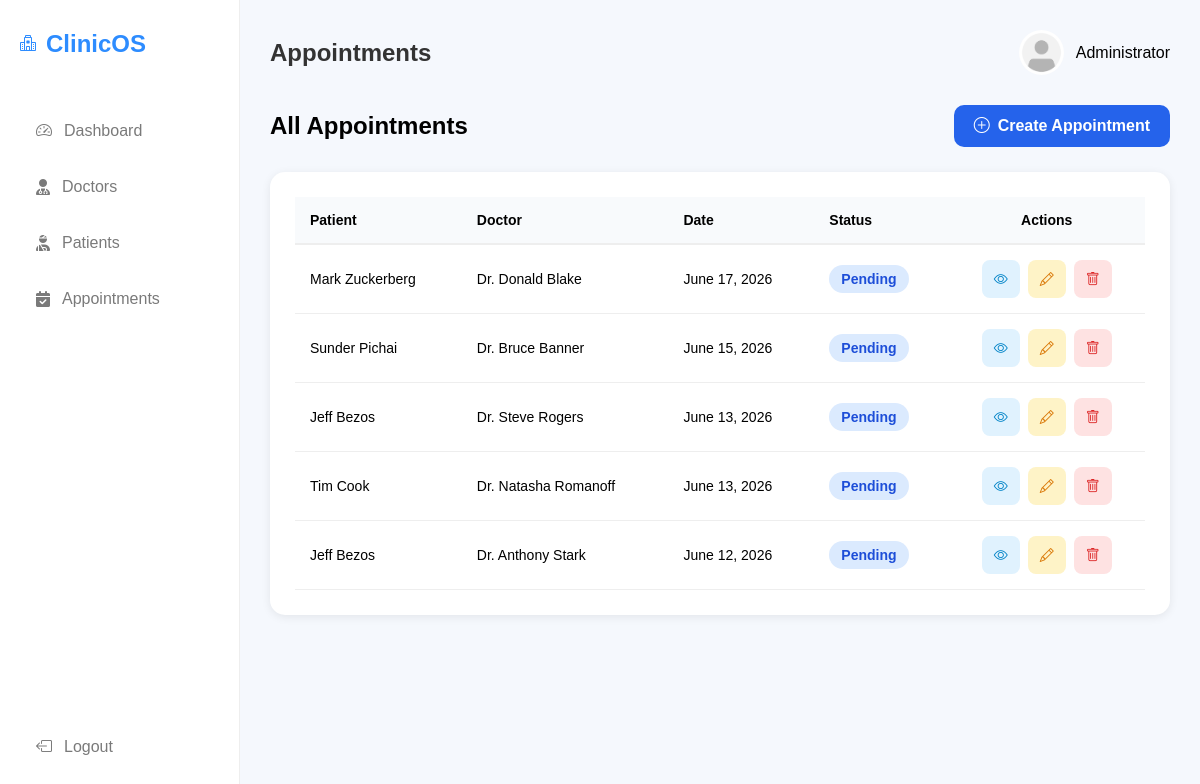
/admin_panel/appointments/ (signed in), run on an earlier commit of the app's database.
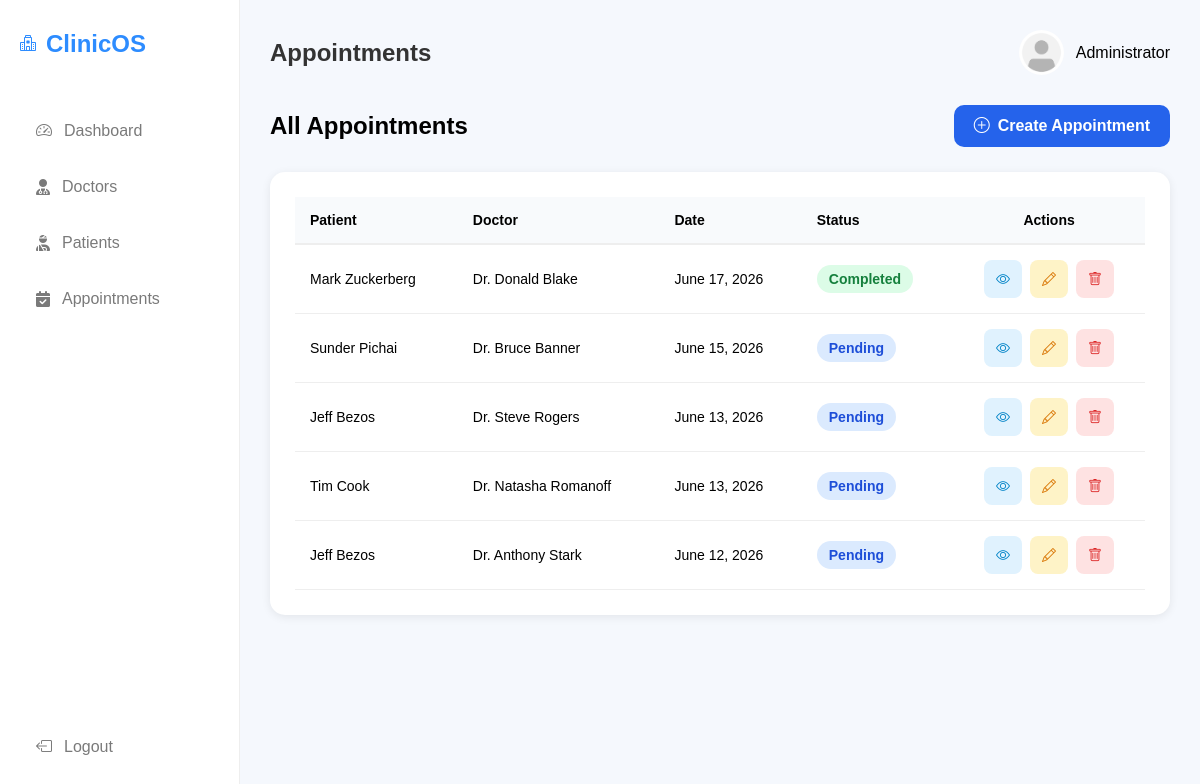
And on a later commit of the database.
### managementsystem/models.py (models this page shows, shortened)
class Appointment(models.Model):
    doctor = models.ForeignKey(Doctor, on_delete=models.CASCADE)
    patient = models.ForeignKey(Patient, on_delete=models.CASCADE)
    appointment_date = models.DateField(default=timezone.now)
    appointment_time = models.TimeField(null=True,blank=True)
    reason = models.TextField(blank=True)
    STATUS_CHOICES = [('Pending', 'Pending'),('Completed', 'Completed'),]
    status = models.CharField(max_length=20,choices=STATUS_CHOICES,default='Pending')
    notes = models.TextField(blank=True)

class Patient(models.Model):
    user = models.OneToOneField(CustomUser,on_delete=models.CASCADE)
    gender_choices = (('male','Male'),('female','Female'),('other','Other'))
    gender = models.CharField(max_length=10,choices=gender_choices,default='male')
    age = models.IntegerField()
    phone = models.CharField(max_length=15)
    blood_group_choices = (('A+', 'A+'),('A-', 'A-'),('B+', 'B+'),('B-', 'B-'),('AB+', 'AB+'),('AB-', 'AB-'),('O+', 'O+'),('O-', 'O-'),)
    blood_group = models.CharField(max_length=3,choices=blood_group_choices)
    photo = models.ImageField(upload_to='patients',default='default/default.png')

class CustomUser(AbstractUser):
    ROLE_CHOICES = (
        ('admin', 'Admin'),
        ('doctor', 'Doctor'),
        ('patient', 'Patient'),
    )
    role = models.CharField(max_length=20, choices=ROLE_CHOICES,default='patient')

class Doctor(models.Model):
    user = models.OneToOneField(CustomUser,on_delete=models.CASCADE)
    phone = models.CharField(max_length=15, blank=True, null=True)
    department = models.CharField(max_length=100)
    education = models.TextField(default='MBBS')
    photo = models.ImageField(upload_to='doctors',default='default/default.png')

### managementsystem/views/admin_views.py (the view)
# urls.py: path('appointments/', admin_appointment_list,name='admin_appointments'),
@admin_required
def admin_appointment_list(request):
    appointments = Appointment.objects.select_related('patient', 'doctor').order_by('-appointment_date')
    return render(request, 'admin/appointments.html', {'appointments': appointments})

### managementsystem/templates/admin/appointments.html (shortened to what this page needs)
{% extends 'admin/base.html' %}
{% load static %}
{% block header %}Appointments{% endblock %}
{% block content %}
<div class="page-header">
    <h2>All Appointments</h2>
    <a href="{% url 'admin_create_appointment'%}" class="create-btn">
        <i class="bi bi-plus-circle"></i>
        Create Appointment
    </a>
</div>
<div class="table-card">
    <table>
        <thead>
            <tr>
                <th>Patient</th>
                <th>Doctor</th>
                <th>Date</th>
                <th>Status</th>
                <th class="text-center">Actions</th>
            </tr>
        </thead>
        <tbody>
            {% for appointment in appointments %}
            <tr>
                <td>{{ appointment.patient.user.get_full_name  }}</td>
                <td>
                    Dr. {{ appointment.doctor.user.get_full_name }}
                </td>
                <td>
                    {{ appointment.appointment_date }}
                </td>
                <td>
                    {% if appointment.status == 'Completed' %}
                        <span class="status completed">
                            Completed
                        </span>
                    {% else %}
                        <span class="status scheduled">
                            Pending
                        </span>
                    {% endif %}
                </td>
                <td class="text-center">
                    <div class="action-buttons">
                        <a href="{%url 'admin_view_appointment' appointment.id %}"
                           class="view-btn"
                           title="View">
                            <i class="bi bi-eye"></i>
                        </a>
                        <a href="{% url 'admin_update_appointment' appointment.id %}"
                           class="edit-btn"
                           title="Edit">
                            <i class="bi bi-pencil"></i>
                        </a>
                        <a href="{% url 'admin_delete_appointment' appointment.id %}"
                           class="delete-btn"
                           title="Delete">
                            <i class="bi bi-trash"></i>
                        </a>
                    </div>
                </td>
            </tr>
            {% endfor %}
        </tbody>
    </table>
</div>
{% endblock %}

What changed in the data, as far as the page shows it:
changed Appointment "June 17, 2026": status "Pending" → "Completed"
